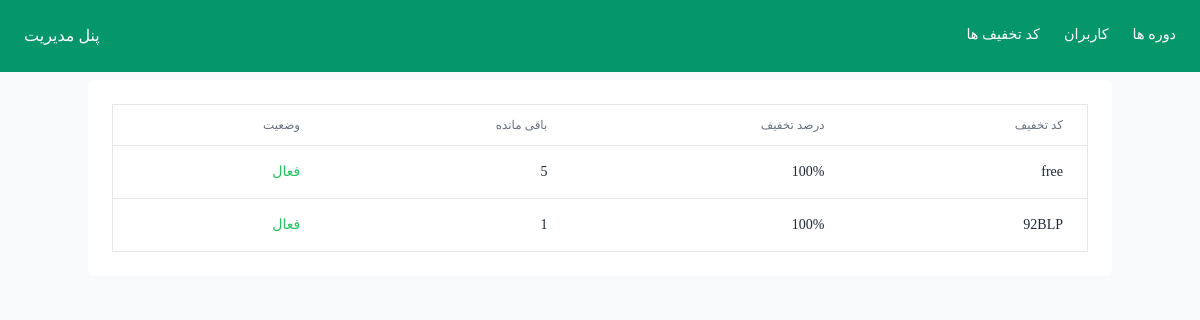
Before: /manage/discount with the older database file.
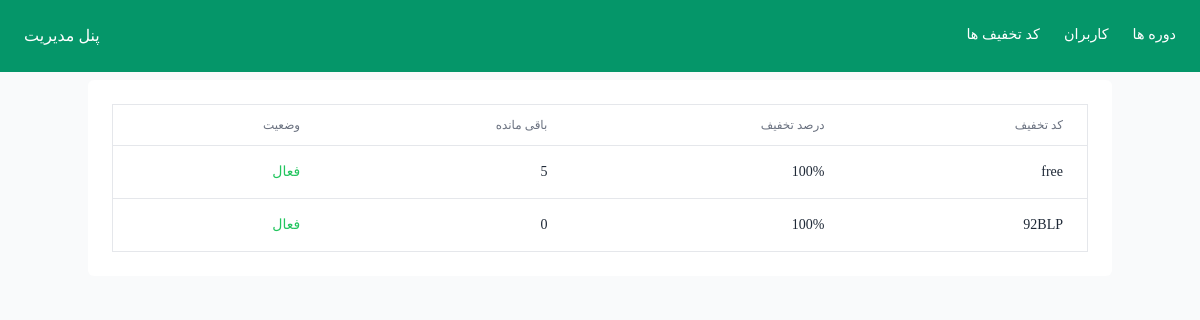
After: the same page with the newer database file.
### events_module/models.py (models this page shows, shortened)
class Discount(models.Model):
    code = models.CharField(max_length=250, null=True, unique=True, verbose_name="کد تخفیف")
    percent = models.IntegerField(null=True, verbose_name="درصد تخفیف")
    count = models.IntegerField(null=True, verbose_name="تعداد استفاده")
    status = models.BooleanField(default=True, verbose_name="وضعیت")
    class Meta:
        verbose_name = "کد تخفیف"
        verbose_name_plural = "کدهای تخفیف"

### manage_module/views.py (the view)
# urls.py: path('discount', views.manage_discount, name='manage_discount')
def manage_discount(request):
    codes = Discount.objects.all()
    return render(request,'module/discount.html', context={'code': codes})

### manage_module/templates/module/discount.html (shortened to what this page needs)
{% extends 'partial/admin.html' %}
{% load jformat %}
{% block content %}
    <section class="bg-white my-2 rounded-md mx-auto container p-6">
        <div class="flex flex-col">
            <div class="-m-1.5 overflow-x-auto">
                <div class="p-1.5 min-w-full inline-block align-middle">
                    <div class="border overflow-hidden dark:border-gray-700">
                        <table class="min-w-full divide-y divide-gray-200 dark:divide-gray-700">
                            <thead>
                            <tr>
                                <th scope="col"
                                    class="px-6 py-3 text-start text-xs font-medium text-gray-500 uppercase azar-bold">
                                    کد تخفیف
                                </th>
                                <th scope="col"
                                    class="px-6 py-3 text-start text-xs font-medium text-gray-500 uppercase azar-bold">
                                    درصد تخفیف
                                </th>
                                <th scope="col"
                                    class="px-6 py-3 text-start text-xs font-medium text-gray-500 uppercase azar-bold">
                                    باقی مانده
                                </th>
                                <th scope="col"
                                    class="px-6 py-3 text-start text-xs font-medium text-gray-500 uppercase azar-bold">
                                    وضعیت
                                </th>
                            </tr>
                            </thead>
                            <tbody class="divide-y divide-gray-200 dark:divide-gray-700">
                            {% for item in code %}
                                <tr>
                                    <td class="px-6 py-4 whitespace-nowrap text-sm text-gray-800 dark:text-gray-200">{{ item.code }}
                                    </td>
                                    <td class="px-6 py-4 whitespace-nowrap text-sm text-gray-800 dark:text-gray-200">{{ item.percent }}%
                                    </td>
                                    <td class="px-6 py-4 whitespace-nowrap text-sm text-gray-800 dark:text-gray-200">{{ item.count }}</td>
                                    <td class="px-6 py-4 whitespace-nowrap text-sm text-green-500 dark:text-gray-200">
                                        {% if item.status == True %}
                                            فعال
                                        {% else %}
                                            غیرفعال
                                        {% endif %}
                                    </td>
                                </tr>
                            {% endfor %}
                            </tbody>
                        </table>
                    </div>
                </div>
            </div>
        </div>
    </section>
{% endblock %}

Changed rows visible on the page:
changed Discount "92BLP": count "1" → "0"
